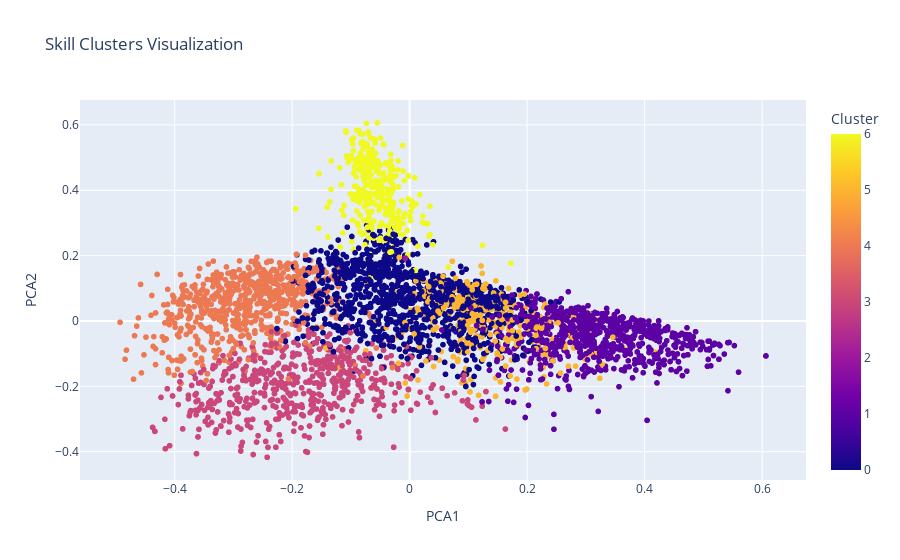

The notebook cell saved with this chart:
### Code cell
import plotly.express as px
from sklearn.decomposition import PCA

pca = PCA(n_components=2, random_state=42)
reduced = pca.fit_transform(X.toarray())

df_plot = pd.DataFrame({
    'PCA1': reduced[:, 0],
    'PCA2': reduced[:, 1],
    'Cluster': labels
})

fig = px.scatter(df_plot, x='PCA1', y='PCA2', color='Cluster', title="Skill Clusters Visualization")
fig.show()

### Figure 1 — Plotly figure (JSON) as saved in the notebook; plotly's stock layout.template omitted (floating-point values rounded to 4 significant figures; data arrays with more than 128 entries replaced by an {"elided": "..."} marker saying what was removed)
{"data": [{"hovertemplate": "PCA1=%{x}<br>PCA2=%{y}<br>Cluster=%{marker.color}<extra></extra>", "legendgroup": "", "marker": {"color": {"elided": "4606 int values"}, "coloraxis": "coloraxis", "symbol": "circle"}, "mode": "markers", "name": "", "showlegend": false, "type": "scattergl", "x": {"elided": "4606 float values"}, "xaxis": "x", "y": {"elided": "4606 float values"}, "yaxis": "y"}], "layout": {"autosize": true, "coloraxis": {"colorbar": {"title": {"text": "Cluster"}}, "colorscale": [[0, "#0d0887"], [0.1111, "#46039f"], [0.2222, "#7201a8"], [0.3333, "#9c179e"], [0.4444, "#bd3786"], [0.5556, "#d8576b"], [0.6667, "#ed7953"], [0.7778, "#fb9f3a"], [0.8889, "#fdca26"], [1, "#f0f921"]]}, "legend": {"tracegroupgap": 0}, "title": {"text": "Skill Clusters Visualization"}, "xaxis": {"anchor": "y", "autorange": true, "domain": [0, 1], "range": [-0.5588, 0.6723], "title": {"text": "PCA1"}, "type": "linear"}, "yaxis": {"anchor": "x", "autorange": true, "domain": [0, 1], "range": [-0.5016, 0.6911], "title": {"text": "PCA2"}, "type": "linear"}}}
